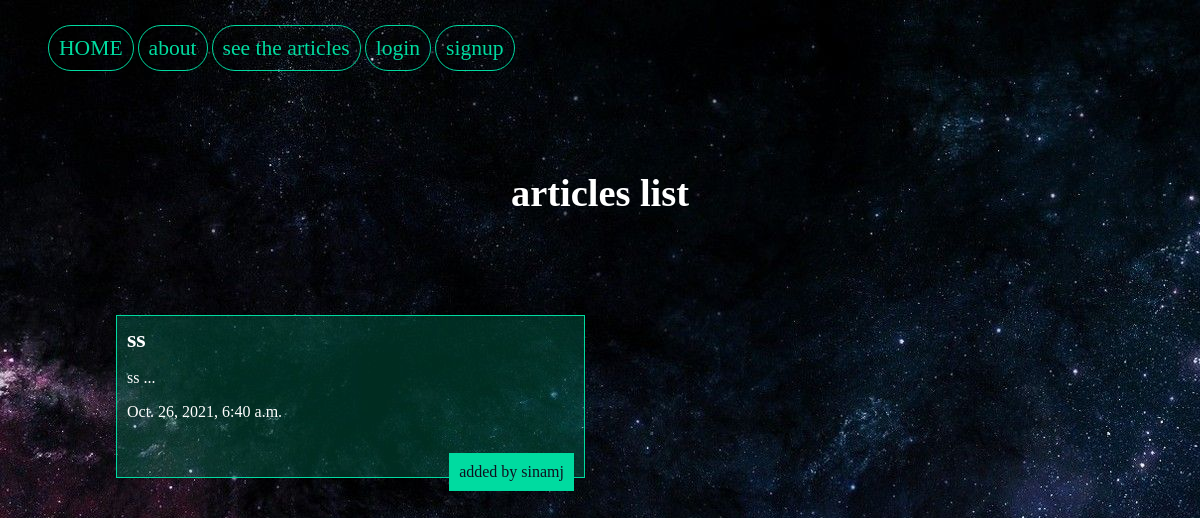
/articles/, run on an earlier commit of the app's database.
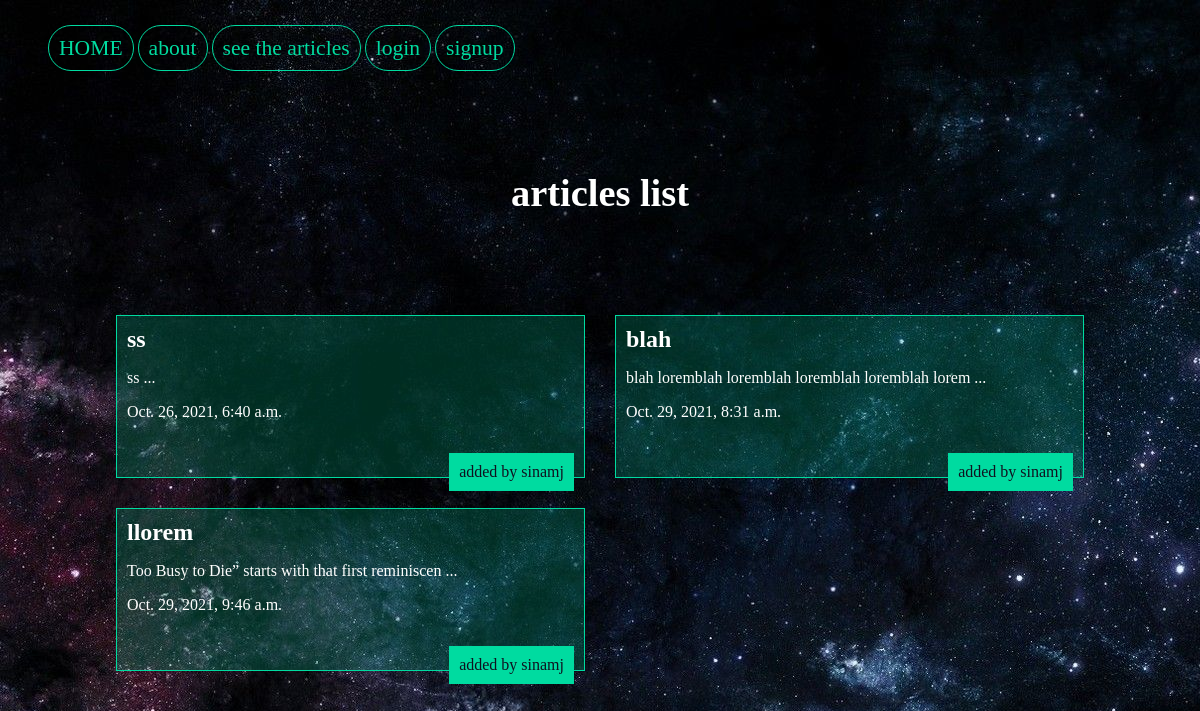
And on a later commit of the database.
### articles/models.py (models this page shows, shortened)
class Articles(models.Model):
	title=models.CharField(max_length=100)
	slug=models.SlugField()
	body=models.TextField()
	date=models.DateTimeField(auto_now_add=True)
	image=models.ImageField(default='default.jpg',blank=True)
	author=models.ForeignKey(User,default=None,on_delete=models.CASCADE)
	def snip(self):
	    return self.body[:50]+" ..."

### articles/views.py (the view)
# urls.py: path('', views.articles_list,name='list'),
def articles_list (request):
    articles=models.Articles.objects.all().order_by('date')
    args={'articles':articles}
    return render(request,'articles/articleslist.html',args)

### articles/templates/articles/articleslist.html (shortened to what this page needs)
{% extends 'base.html' %}
 {% block body %}
      <h1>articles list</h1>
<div class="articles">
      {% for  article in articles %}
    <div class="article">
      <h2><a href="{% url 'articles:detail' slug=article.slug %}">{{article.title}}</a></h2>
      <p>{{article.snip}}</p>
      <p>{{article.date}}</p>
      <p class="author">added by {{article.author.username}}</p>
    </div>
      {% endfor %}
</div>
 {% endblock %}

### templates/base.html (shortened to what this page needs)
{% load static %}
<html>
  <head>
    <link rel="stylesheet" href="{% static 'style.css' %}">
  </head>
  <header>
      <nav>
    <ul>
         <li>
        <a class="highlight" href="/"> HOME </a>
      </li>
        <li>
        <a class="highlight" href="/about"> about </a>
      </li>
        <li>
        <a class="highlight" href="{% url 'articles:list' %}"> see the articles </a>
      </li>
      {% if user.is_authenticated %}
      <li>
        <a class="logout" href="{% url 'accounts:logout' %}"> logout </a>
      </li>
       <li>
        <a class="highlight" href="{% url 'articles:create' %}"> creat new article </a>
      </li>
      {% else %}
      <li>
        <a class="highlight" href ="{% url 'accounts:login' %}"> login </a>
      </li>
       <li>
        <a class="highlight" href="{% url 'accounts:signup' %}"> signup </a>
      </li>
      {% endif %}
    </ul>
  </nav>
  </header>
  <body>
  <div class="wrapper">
     {% block body %}
      {% endblock %}
  </div>
  </body>
</html>

### assets/style.css (style rules this page uses)
body { background-color: #0f121f; background-image:url(/static/stars.jpg); background-repeat:no-repeat; background-attachment: fixed; color:#fff; }
body * { font-famiy:arial; }
h1,h2,h3,h4,h5 { font-wight:normal; margin:0; }
a,a:hover,a:visited { color:#fff; text-decoration:none; }
.wrapper { max-width: 968px; margin: 0 auto; }
div.wrapper h1 { text-align:center; margin: 100px auto; font-size: 2.4em; }
header { margin-top:3% }
nav li { display: inline-block; margin-bottom:10px; font-size: 1.8vw; }
.articles { display:grid; grid-template-columns:1fr 1fr; grid-gap:30px; }
.article { padding:10px; border:1px solid #00dba0; position:relative; padding-bottom:40px; background-color:rgb(0,219,160,0.2); }
.article .author { padding:10px; background-color:#00dba0; position:absolute; right:10px; color:#0f121f; }
a.highlight { border:1px solid #00dba0; padding:10px; border-radius:40px; color:#00dba0; }

What changed in the data, as far as the page shows it:
added Articles: title "blah", snip "blah loremblah loremblah loremblah loremblah lorem ...", date "Oct. 29, 2021, 8:31 a.m.", author.username "sinamj"
added Articles: title "llorem", snip "Too Busy to Die” starts with that first reminiscen ...", date "Oct. 29, 2021, 9:46 a.m.", author.username "sinamj"
